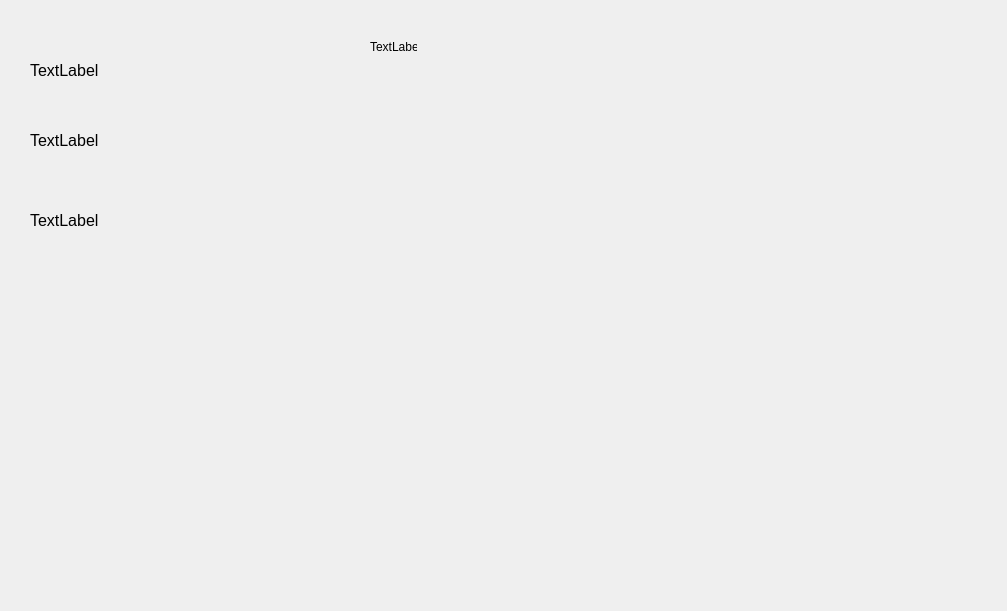
<?xml version="1.0" encoding="UTF-8"?>
<ui version="4.0">
 <class>LookAtSides</class>
 <widget class="QWidget" name="LookAtSides">
  <property name="geometry">
   <rect>
    <x>0</x>
    <y>0</y>
    <width>1007</width>
    <height>611</height>
   </rect>
  </property>
  <property name="windowTitle">
   <string>LookAtSides</string>
  </property>
  <widget class="QLabel" name="label">
   <property name="geometry">
    <rect>
     <x>30</x>
     <y>40</y>
     <width>161</width>
     <height>61</height>
    </rect>
   </property>
   <property name="font">
    <font>
     <pointsize>12</pointsize>
    </font>
   </property>
   <property name="text">
    <string>TextLabel</string>
   </property>
  </widget>
  <widget class="QLabel" name="label_2">
   <property name="geometry">
    <rect>
     <x>30</x>
     <y>110</y>
     <width>161</width>
     <height>61</height>
    </rect>
   </property>
   <property name="font">
    <font>
     <pointsize>12</pointsize>
    </font>
   </property>
   <property name="text">
    <string>TextLabel</string>
   </property>
  </widget>
  <widget class="QLabel" name="label_3">
   <property name="geometry">
    <rect>
     <x>30</x>
     <y>190</y>
     <width>221</width>
     <height>61</height>
    </rect>
   </property>
   <property name="font">
    <font>
     <pointsize>12</pointsize>
    </font>
   </property>
   <property name="text">
    <string>TextLabel</string>
   </property>
  </widget>
  <widget class="QLabel" name="image">
   <property name="geometry">
    <rect>
     <x>370</x>
     <y>40</y>
     <width>47</width>
     <height>13</height>
    </rect>
   </property>
   <property name="text">
    <string>TextLabel</string>
   </property>
  </widget>
 </widget>
 <layoutdefault spacing="6" margin="11"/>
 <resources/>
 <connections/>
</ui>
